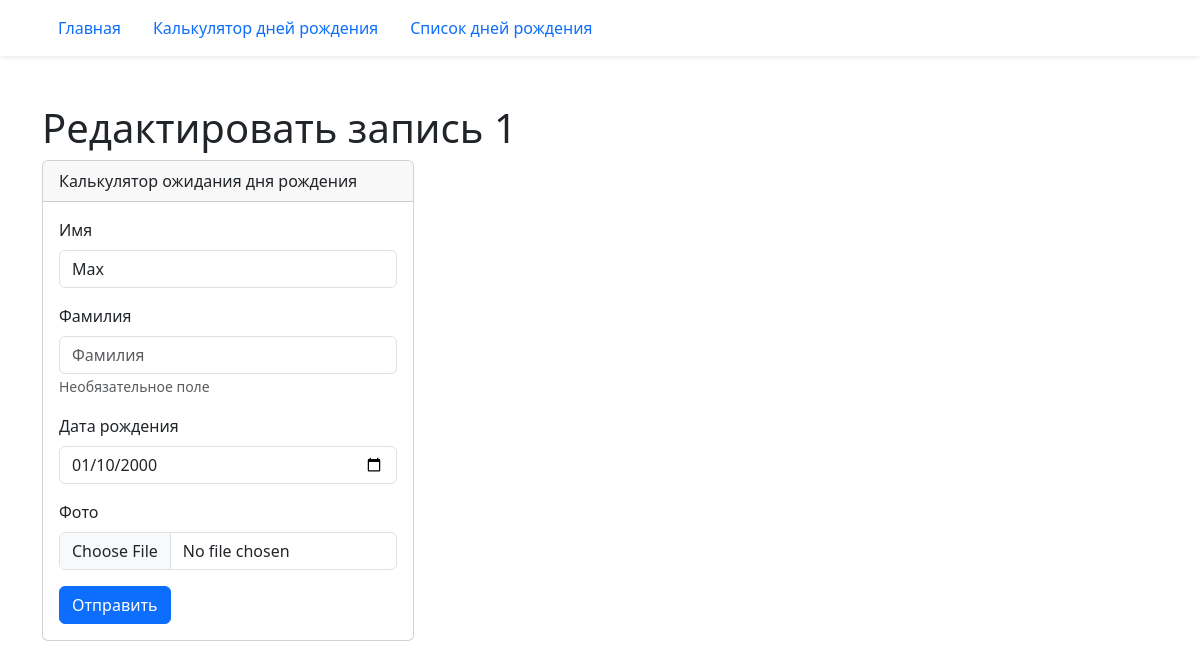
Screenshot of /birthday/1/edit/ with the database file from the repository.
### birthday/models.py (models this page shows, shortened)
class Birthday(models.Model):
    first_name = models.CharField('Имя', max_length=20)
    last_name = models.CharField(
        'Фамилия', blank=True, help_text='Необязательное поле', max_length=20
    )
    birthday = models.DateField('Дата рождения', validators=(real_age,))
    image = models.ImageField('Фото', upload_to='birthdays_images', blank=True)
    class Meta:
        constraints = (
            models.UniqueConstraint(
                fields=('first_name', 'last_name', 'birthday'),
                name='Unique person constraint',
            ),
        )

### birthday/views.py (the view)
# urls.py: path('<int:pk>/edit/', views.BirthdayUpdateView.as_view(), name='edit'),
class BirthdayUpdateView(UpdateView):
    model = Birthday
    form_class = BirthdayForm

### birthday/forms.py (shortened to what this page needs)
class BirthdayForm(forms.ModelForm):
    class Meta:
        model = Birthday
        fields = '__all__'
        widgets = {
            'birthday': forms.DateInput(attrs={'type': 'date'})
        }

### templates/birthday/birthday_form.html (shortened to what this page needs)
{% extends "base.html" %}
{% load django_bootstrap5 %}
{% block content %}
  {% if "/edit/" in request.path %}
    <h1>Редактировать запись {{ form.instance.pk }}</h1>
  {% else %}
    <h1>Создать запись</h1>
  {% endif %}
  <div class="card col-4">
    <div class="card-header">
      Калькулятор ожидания дня рождения
    </div>
    <div class="card-body">
      <form method="post" enctype="multipart/form-data">
        {% bootstrap_form form %}
        {% bootstrap_button button_type="submit" content="Отправить" %}
      </form>
    </div>
  </div>
{% endblock content %}

### rows the page displays
Birthday: instance.pk "1", first_name "Max", birthday "01/10/2000"
